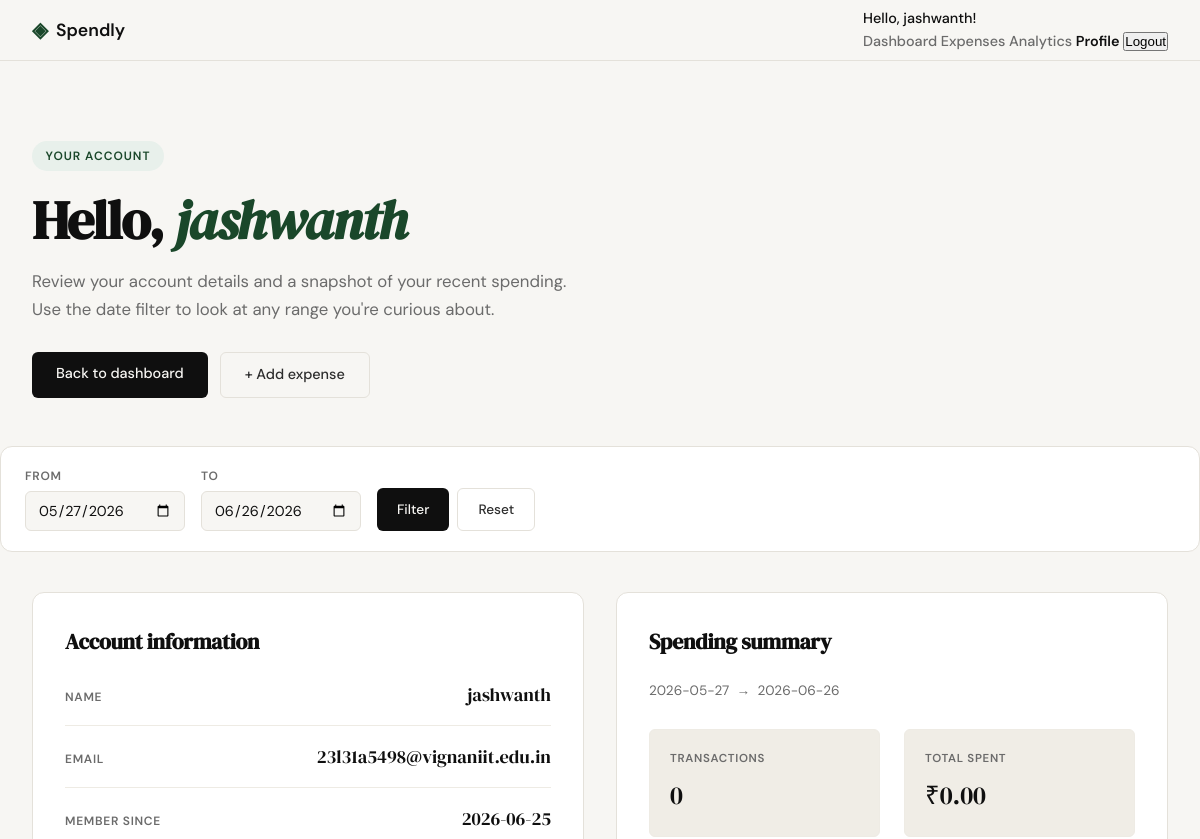
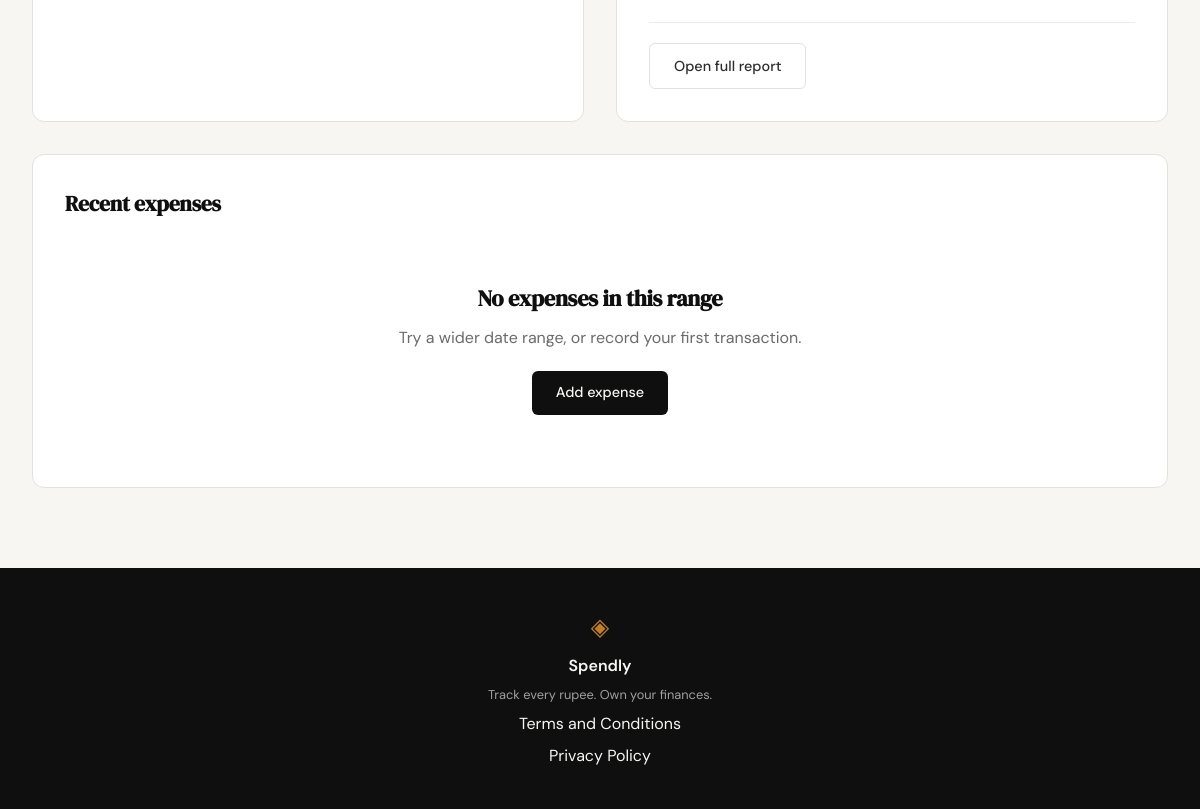
Page /profile (signed in) on the earlier database version (2 pictures, top to bottom).
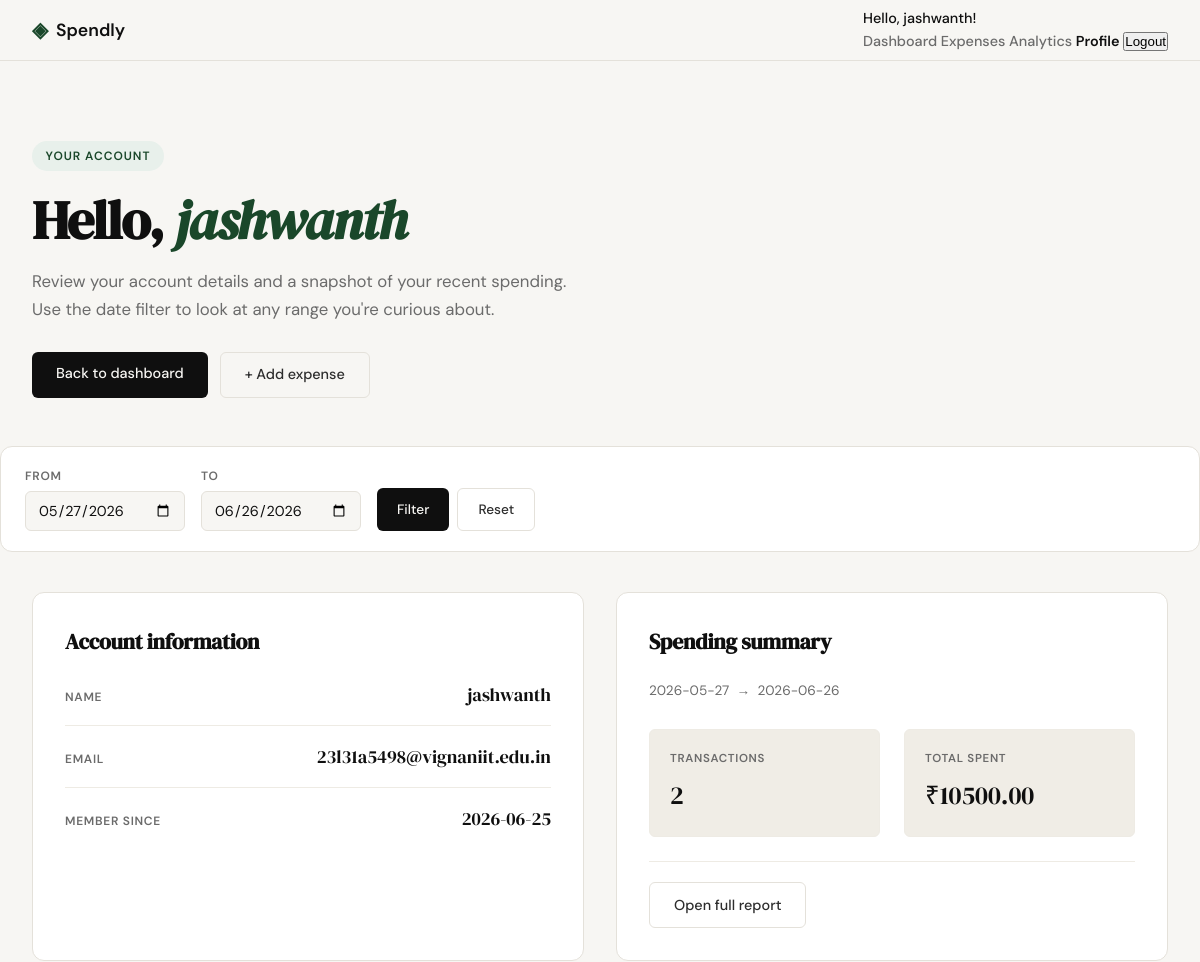
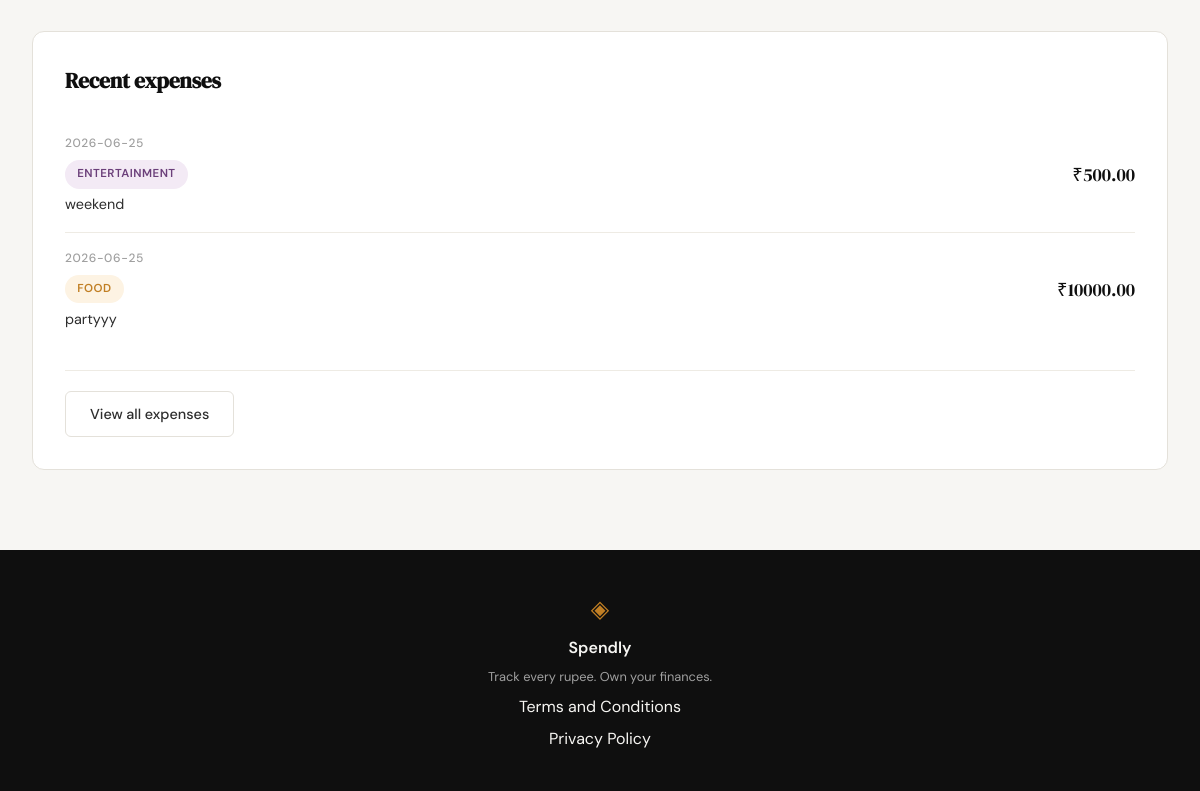
Same page on the later database version (2 pictures, top to bottom).
### tables this page shows
CREATE TABLE expenses (
            id INTEGER PRIMARY KEY AUTOINCREMENT,
            user_id INTEGER NOT NULL,
            amount REAL NOT NULL,
            category TEXT NOT NULL,
            date TEXT NOT NULL,
            description TEXT,
            created_at TEXT DEFAULT CURRENT_TIMESTAMP,
            FOREIGN KEY (user_id) REFERENCES users (id)
        );

### app.py (the view)
@app.route("/profile")
@login_required
def profile():
    if 'user_id' not in session:
        return redirect(url_for('login'))
    start_date = request.args.get('start_date')
    end_date = request.args.get('end_date')
    if not start_date and not end_date:
        end_date = datetime.now().strftime('%Y-%m-%d')
        start_date = (datetime.now() - timedelta(days=30)).strftime('%Y-%m-%d')
    elif not start_date:
        start_date = end_date
    elif not end_date:
        end_date = start_date
    if start_date > end_date:
        start_date, end_date = end_date, start_date
    conn = get_db()
    try:
        cursor = conn.cursor()
        cursor.execute(
            "SELECT name, email, created_at FROM users WHERE id = ?",
            (session['user_id'],)
        )
        user = cursor.fetchone()
        if user is None:
            session.clear()
            return redirect(url_for('login'))
        cursor.execute(
            "SELECT COUNT(*) as count, COALESCE(SUM(amount), 0) as total FROM expenses WHERE user_id = ? AND date >= ? AND date <= ?",
            (session['user_id'], start_date, end_date)
        )
        summary = cursor.fetchone()
        cursor.execute(
            """SELECT id, amount, category, date, description
               FROM expenses
               WHERE user_id = ? AND date >= ? AND date <= ?
               ORDER BY date DESC, created_at DESC
               LIMIT 5""",
            (session['user_id'], start_date, end_date)
        )
        recent_expenses = cursor.fetchall()
        return render_template("profile.html",
                              user=user,
                              summary=summary,
                              recent_expenses=recent_expenses,
                              start_date=start_date,
                              end_date=end_date)
    except Exception as e:
        return render_template("error.html", error="Unable to load profile"), 500
    finally:
        conn.close()

### app.py (called while the page is built)
def login_required(f):
    @wraps(f)
    def decorated_function(*args, **kwargs):
        if 'user_id' not in session:
            return redirect(url_for('login'))
        return f(*args, **kwargs)
    return decorated_function

### database/db.py (called while the page is built)
def get_db():
    conn = sqlite3.connect('spendly.db')
    conn.row_factory = sqlite3.Row
    conn.execute('PRAGMA foreign_keys = ON')
    return conn

### templates/profile.html (shortened to what the changed rows need)
{% extends "base.html" %}
{% block content %}
<section class="page-hero">
    <div class="page-hero-inner">
        <h1 class="page-hero-title">
            Hello, <em>{{ user.name }}</em>
        </h1>
    </div>
</section>
<section class="dashboard-modules">
    <div class="dashboard-module">
        <h2>Account information</h2>
    </div>
    {% if summary %}
    <div class="dashboard-module">
        <h2>Spending summary</h2>
        <p class="empty-state" style="text-align:left; padding: 0 0 0.75rem; color: var(--ink-muted); font-size: 0.85rem;">
            {{ start_date }} &nbsp;→&nbsp; {{ end_date }}
        </p>
        <div class="stat-grid">
            <div class="stat-block">
                <div class="stat-label">Transactions</div>
                <div class="stat-value">{{ summary.count }}</div>
            </div>
            <div class="stat-block">
                <div class="stat-label">Total spent</div>
                <div class="stat-value">₹{{ "%.2f"|format(summary.total) }}</div>
            </div>
        </div>
        <div class="module-footer">
            <a href="{{ url_for('expenses_summary') }}" class="btn-ghost">Open full report</a>
        </div>
    </div>
    {% endif %}
    <div class="dashboard-module full">
        <h2>Recent expenses</h2>
        {% if recent_expenses|length > 0 %}
        <div class="activity-list">
            {% for expense in recent_expenses %}
            <div class="activity-item">
                <div class="activity-item-info">
                    <div class="activity-date">{{ expense.date }}</div>
                    <div class="activity-category">
                        <span class="category-tag category-{{ expense.category|lower|replace(' ', '-') }}">
                            {{ expense.category }}
                        </span>
                    </div>
                    <div class="activity-description">
                        {{ expense.description or 'No description' }}
                    </div>
                </div>
                <div class="activity-amount">
                    ₹{{ "%.2f"|format(expense.amount) }}
                </div>
            </div>
            {% endfor %}
        </div>
        <div class="module-footer">
            <a href="{{ url_for('expenses') }}" class="btn-ghost">View all expenses</a>
        </div>
        {% else %}
        <div class="empty-state">
            <h2>No expenses in this range</h2>
            <p>Try a wider date range, or record your first transaction.</p>
            <a href="{{ url_for('add_expense') }}" class="btn-primary">Add expense</a>
        </div>
        {% endif %}
    </div>
</section>
{% endblock %}

Differences in the rows shown:
added expenses: date "2026-06-25", category "ENTERTAINMENT", description "weekend", amount "500.00"
added expenses: date "2026-06-25", category "FOOD", description "partyyy", amount "10000.00"
Other differences:
{{ summary.count }}: "0" → "2"
{{ "%.2f"|format(summary.total) }}: "0.00" → "10500.00"
text no longer shown: "No expenses in this range Try a wider date range, or record your first transaction. Add expense"
text now shown: "View all expenses"
